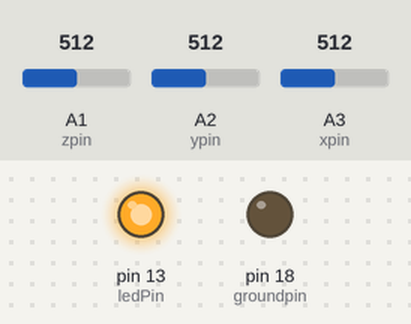
Bench run of a sketch on a simulated Arduino Uno, built with avr-gcc and run on an emulated ATmega328P. Shown: output pins drawn as LEDs (lit = HIGH). The test bench sets the inputs (shaded band); at power-on: A1 (zpin) = 512, A2 (ypin) = 512, A3 (xpin) = 512. Pins used as bus, display or sensor lines are not drawn; what the sketch prints to the serial monitor is not drawn.

Above: at 2.0 s.
Timing chart, 0 to 7.4 s (numbered marks = the images above):
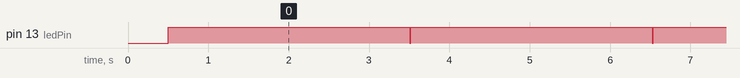

Measured:
- by itself, pin 13 (ledPin): alternates HIGH for 3.0 s and LOW for 0.01 s

The sketch:

SA_acc_crash_detect.ino
```cpp
/*
 * ADXL330 - Crash / Impact Detection
 * Lights the onboard LED (pin 13) when a sudden acceleration
 * spike exceeding CRASH_THRESHOLD is detected on any axis.
 *
 * Same wiring as Task 2.
 */

const int groundpin = 18;
const int powerpin  = 19;
const int xpin = A3;
const int ypin = A2;
const int zpin = A1;
const int ledPin = 13;       // Built-in LED on Arduino Uno

// Threshold: ADC units above baseline that count as a crash.
// ~1 g corresponds to roughly 68 ADC units for the ADXL330 at 3.3V.
// 200 units ≈ ~3g spike -- adjust as needed during testing.
const int CRASH_THRESHOLD = 200;

// How long the LED stays on after a crash (ms)
const unsigned long LED_ON_TIME = 3000;

int baseline_x, baseline_y, baseline_z;
bool crashed = false;
unsigned long crashTime = 0;

void setup() {
  Serial.begin(115200);

  pinMode(groundpin, OUTPUT);
  pinMode(powerpin,  OUTPUT);
  digitalWrite(groundpin, LOW);
  digitalWrite(powerpin,  HIGH);

  pinMode(ledPin, OUTPUT);
  digitalWrite(ledPin, LOW);

  // Calibrate: take baseline readings at rest
  delay(500);  // let power stabilise
  baseline_x = analogRead(xpin);
  baseline_y = analogRead(ypin);
  baseline_z = analogRead(zpin);

  Serial.println("Baseline captured. Ready for crash detection.");
}

void loop() {
  int x = analogRead(xpin);
  int y = analogRead(ypin);
  int z = analogRead(zpin);

  // Deviation from baseline on each axis
  int dx = abs(x - baseline_x);
  int dy = abs(y - baseline_y);
  int dz = abs(z - baseline_z);

  // Calculate impact as the Euclidean distance
  int impact = sqrt(pow(dx, 2) + pow(dy, 2) + pow(z, 2));

  Serial.print(x); Serial.print("\t");
  Serial.print(y); Serial.print("\t");
  Serial.print(z); Serial.print("\t");
  Serial.println(impact);

  if (!crashed && impact > CRASH_THRESHOLD) {
    crashed = true;
    crashTime = millis();
    digitalWrite(ledPin, HIGH);
    Serial.println("*** CRASH DETECTED ***");
  }

  // Turn off LED after LED_ON_TIME ms
  if (crashed && (millis() - crashTime > LED_ON_TIME)) {
    crashed = false;
    digitalWrite(ledPin, LOW);
    Serial.println("System reset.");
  }

  delay(10);  // 100 Hz sampling
}
```
